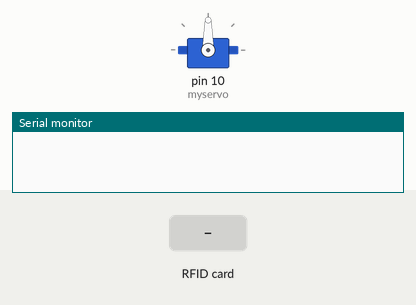
A sketch run on a simulated Arduino Uno, built with avr-gcc and run on an emulated ATmega328P. Parts: servo, the last lines printed to the serial monitor. Inputs (shaded band) come from the test bench.

Above: at 1.7 s.
1.8 s: RFID card 94 E8 C6 5B held to the reader
At 2.7 s:
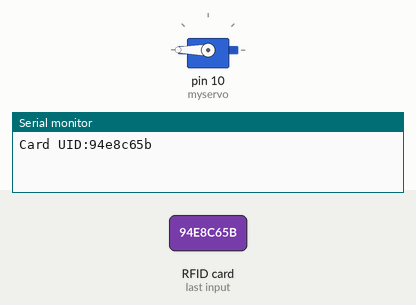
3.3 s: RFID card CC E5 49 64 held to the reader
At 8.6 s:
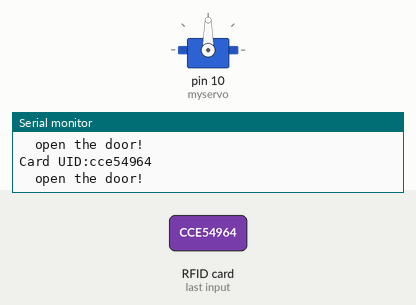
Timing chart, 0 to 10.1 s (numbered marks = the images above; inputs shaded):
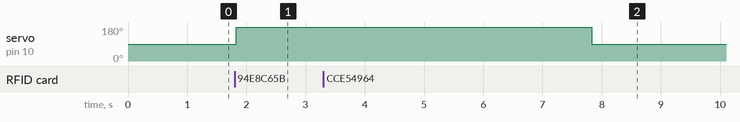

Measured:
- after the input at 1.8 s, servo on pin 10 (myservo): 90° → 180° at once
- after the input at 3.3 s, servo on pin 10 (myservo): 180° → 90° after 4.5 s instead of 1.5 s

The sketch:

Intelligent_access_control.ino
```cpp
/*
 * Keyes Starter Kit for Raspberry Pi Pico
 * lesson 54
 * Intelligent access control
*/
#include <Servo.h>
#include <Wire.h>
#include <MFRC522_I2C.h>
MFRC522 mfrc522(0x28);
Servo myservo;
String rfid_str = "";

void setup() {
  Serial.begin(9600);
  Wire.begin();
  mfrc522.PCD_Init();
  myservo.attach(10);//舵机接数字口10
  myservo.write(90);//初始角度0度
  delay(500);
}

void loop() {
  if ( ! mfrc522.PICC_IsNewCardPresent() || ! mfrc522.PICC_ReadCardSerial() ) {
    delay(50);
    return;
  }
  rfid_str = "";//字符串清空
  Serial.print(F("Card UID:"));
  for (byte i = 0; i < mfrc522.uid.size; i++) {// 转储 UID
    rfid_str = rfid_str + String(mfrc522.uid.uidByte[i], HEX);  //转为字符串
    //        Serial.print(mfrc522.uid.uidByte[i] < 0x10 ? " 0" : " ");
    //        Serial.print(mfrc522.uid.uidByte[i], HEX);
  }
  Serial.println(rfid_str);
  if (rfid_str == "94e8c65b" || rfid_str == "cce54964") {
    myservo.write(180);
    delay(3000);
    Serial.println("  open the door!");
  }
  myservo.write(90);
}
```
